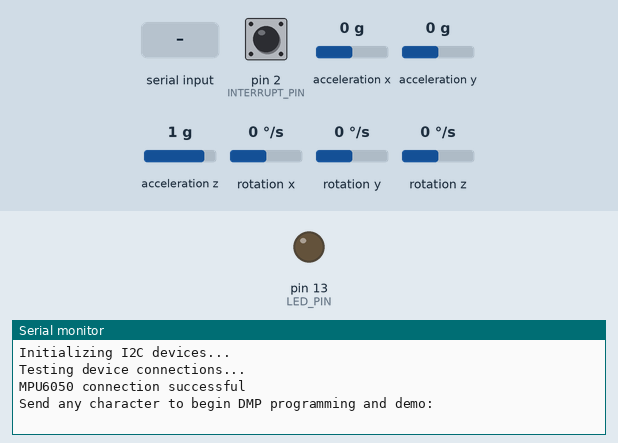
Recording of a sketch running on a simulated Arduino Uno, built with avr-gcc and run on an emulated ATmega328P. Shown: output pins drawn as LEDs (lit = HIGH), the last lines printed to the serial monitor. Inputs (shaded band) come from the test bench; at power-on: acceleration y 0 g, acceleration x 0 g, pin 2 (INTERRUPT_PIN) LOW, acceleration z 1 g, rotation x 0 °/s, rotation y 0 °/s, rotation z 0 °/s. The sensor or clock chip raises its interrupt line as the real part does.

Above: at 0.9 s.
1.0 s: "1\n" received over Serial
At 2.1 s:
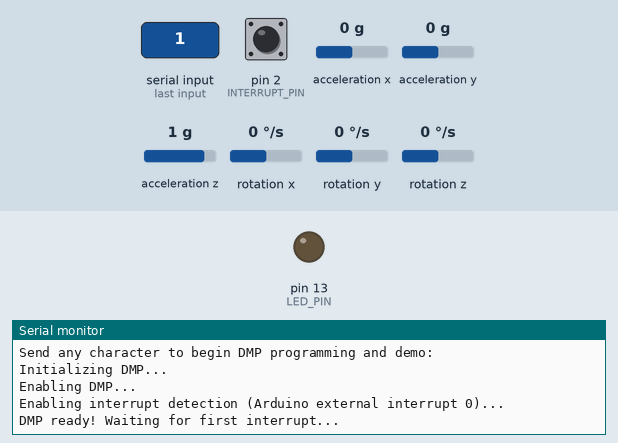
3.0 s: acceleration y set to -1.4 g
At 3.7 s:
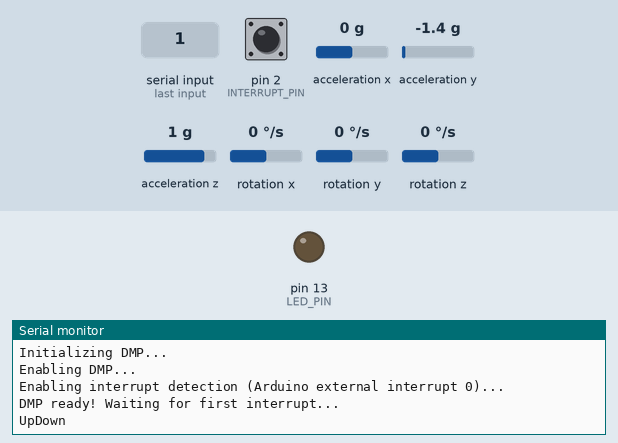
4.7 s: acceleration x set to -1.4 g
At 5.5 s:
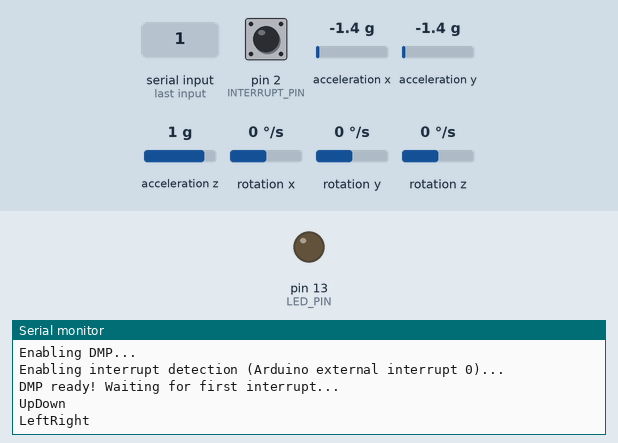
6.4 s: acceleration y set to 0 g
At 7.4 s:
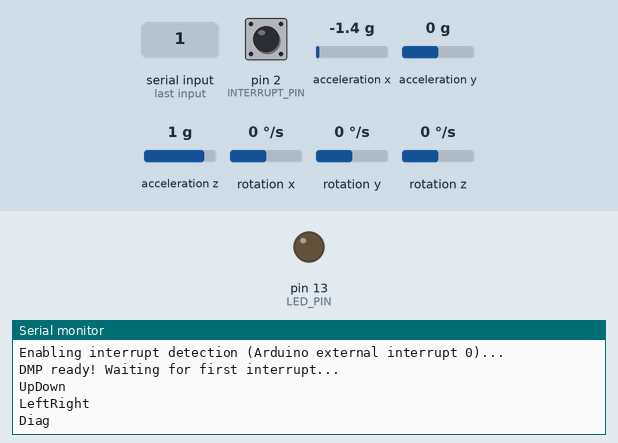

Measured:
- after the input at 1.0 s, the serial monitor: prints a new line at once (image 1)
- after the input at 3.0 s, the serial monitor: prints a new line after 0.28 s (image 2)
- after the input at 4.7 s, the serial monitor: prints a new line after 0.23 s (image 3)
- after the input at 6.4 s, the serial monitor: prints a new line after 0.28 s (image 4)

The sketch:

sketch_1.ino
```cpp
#include "I2Cdev.h"
#include "MPU6050_6Axis_MotionApps20.h"
    #include "Wire.h"

// class default I2C address is 0x68
// specific I2C addresses may be passed as a parameter here
// AD0 low = 0x68 (default for SparkFun breakout and InvenSense evaluation board)
// AD0 high = 0x69
MPU6050 mpu;
//MPU6050 mpu(0x69); // <-- use for AD0 high


// uncomment "OUTPUT_READABLE_QUATERNION" if you want to see the actual
// quaternion components in a [w, x, y, z] format (not best for parsing
// on a remote host such as Processing or something though)
//#define OUTPUT_READABLE_QUATERNION

// uncomment "OUTPUT_READABLE_EULER" if you want to see Euler angles
// (in degrees) calculated from the quaternions coming from the FIFO.
// Note that Euler angles suffer from gimbal lock (for more info, see
// http://en.wikipedia.org/wiki/Gimbal_lock)
//#define OUTPUT_READABLE_EULER

// uncomment "OUTPUT_READABLE_YAWPITCHROLL" if you want to see the yaw/
// pitch/roll angles (in degrees) calculated from the quaternions coming
// from the FIFO. Note this also requires gravity vector calculations.
// Also note that yaw/pitch/roll angles suffer from gimbal lock (for
// more info, see: http://en.wikipedia.org/wiki/Gimbal_lock)
#define OUTPUT_READABLE_YAWPITCHROLL

// uncomment "OUTPUT_READABLE_REALACCEL" if you want to see acceleration
// components with gravity removed. This acceleration reference frame is
// not compensated for orientation, so +X is always +X according to the
// sensor, just without the effects of gravity. If you want acceleration
// compensated for orientation, us OUTPUT_READABLE_WORLDACCEL instead.
//#define OUTPUT_READABLE_REALACCEL

// uncomment "OUTPUT_READABLE_WORLDACCEL" if you want to see acceleration
// components with gravity removed and adjusted for the world frame of
// reference (yaw is relative to initial orientation, since no magnetometer
// is present in this case). Could be quite handy in some cases.
//#define OUTPUT_READABLE_WORLDACCEL

// uncomment "OUTPUT_TEAPOT" if you want output that matches the
// format used for the InvenSense teapot demo
//#define OUTPUT_TEAPOT


#define INTERRUPT_PIN 2  // use pin 2 on Arduino Uno & most boards
#define LED_PIN 13 // (Arduino is 13, Teensy is 11, Teensy++ is 6)
bool blinkState = false;

// MPU control/status vars
bool dmpReady = false;  // set true if DMP init was successful
uint8_t mpuIntStatus;   // holds actual interrupt status byte from MPU
uint8_t devStatus;      // return status after each device operation (0 = success, !0 = error)
uint16_t packetSize;    // expected DMP packet size (default is 42 bytes)
uint16_t fifoCount;     // count of all bytes currently in FIFO
uint8_t fifoBuffer[64]; // FIFO storage buffer

// orientation/motion vars
Quaternion q;           // [w, x, y, z]         quaternion container
VectorInt16 aa;         // [x, y, z]            accel sensor measurements
VectorInt16 aaReal;     // [x, y, z]            gravity-free accel sensor measurements
VectorInt16 aaWorld;    // [x, y, z]            world-frame accel sensor measurements
VectorFloat gravity;    // [x, y, z]            gravity vector
float euler[3];         // [psi, theta, phi]    Euler angle container
float ypr[3];           // [yaw, pitch, roll]   yaw/pitch/roll container and gravity vector

// packet structure for InvenSense teapot demo
uint8_t teapotPacket[14] = { '$', 0x02, 0,0, 0,0, 0,0, 0,0, 0x00, 0x00, '\r', '\n' };


float acelX = 0.0, acelY = 0.0 , acelZ = 0.0;
float acelAverX = 0.0, acelAverY = 0.0 , acelAverZ = 0.0;
float aceloffsetX = 0.0, aceloffsetY = 0.0 , aceloffsetZ = 0.0;
float speedX = 0.0, speedY = 0.0 , speedZ = 0.0;
bool first = true;
float curTime = 0.0, prevTime = 0.0;

float quatAverX = 0.0, quatAverY = 0.0 , quatAverZ = 0.0;

// ================================================================
// ===               INTERRUPT DETECTION ROUTINE                ===
// ================================================================

volatile bool mpuInterrupt = false;     // indicates whether MPU interrupt pin has gone high
void dmpDataReady() {
    mpuInterrupt = true;
}


// ================================================================
// ===                      INITIAL SETUP                       ===
// ================================================================

void setup() {
    // join I2C bus (I2Cdev library doesn't do this automatically)
    Wire.begin();
    Wire.setClock(400000); // 400kHz I2C clock. Comment this line if having compilation difficulties


    // initialize serial communication
    // (115200 chosen because it is required for Teapot Demo output, but it's
    // really up to you depending on your project)
    Serial.begin(115200);
    while (!Serial); // wait for Leonardo enumeration, others continue immediately

    // NOTE: 8MHz or slower host processors, like the Teensy @ 3.3V or Arduino
    // Pro Mini running at 3.3V, cannot handle this baud rate reliably due to
    // the baud timing being too misaligned with processor ticks. You must use
    // 38400 or slower in these cases, or use some kind of external separate
    // crystal solution for the UART timer.

    // initialize device
    Serial.println(F("Initializing I2C devices..."));
    mpu.initialize();
    pinMode(INTERRUPT_PIN, INPUT);

    // verify connection
    Serial.println(F("Testing device connections..."));
    Serial.println(mpu.testConnection() ? F("MPU6050 connection successful") : F("MPU6050 connection failed"));

    // wait for ready
    Serial.println(F("\nSend any character to begin DMP programming and demo: "));
    while (Serial.available() && Serial.read()); // empty buffer
    while (!Serial.available());                 // wait for data
    while (Serial.available() && Serial.read()); // empty buffer again

    // load and configure the DMP
    Serial.println(F("Initializing DMP..."));
    devStatus = mpu.dmpInitialize();

    mpu.setXGyroOffset(21);
    mpu.setYGyroOffset(36);
    mpu.setZGyroOffset(10);

    mpu.setXAccelOffset(-1992);
    mpu.setYAccelOffset(-1433);
    mpu.setZAccelOffset(1869);

    // make sure it worked (returns 0 if so)
    if (devStatus == 0) {
        // Calibration Time: generate offsets and calibrate our MPU6050
        mpu.CalibrateAccel(20);
        mpu.CalibrateGyro(20);
        mpu.PrintActiveOffsets();
        // turn on the DMP, now that it's ready
        Serial.println(F("Enabling DMP..."));
        mpu.setDMPEnabled(true);

        // enable Arduino interrupt detection
        Serial.print(F("Enabling interrupt detection (Arduino external interrupt "));
        Serial.print(digitalPinToInterrupt(INTERRUPT_PIN));
        Serial.println(F(")..."));
        attachInterrupt(digitalPinToInterrupt(INTERRUPT_PIN), dmpDataReady, RISING);
        mpuIntStatus = mpu.getIntStatus();

        // set our DMP Ready flag so the main loop() function knows it's okay to use it
        Serial.println(F("DMP ready! Waiting for first interrupt..."));
        dmpReady = true;

        // get expected DMP packet size for later comparison
        packetSize = mpu.dmpGetFIFOPacketSize();
    } else {
        // ERROR!
        // 1 = initial memory load failed
        // 2 = DMP configuration updates failed
        // (if it's going to break, usually the code will be 1)
        Serial.print(F("DMP Initialization failed (code "));
        Serial.print(devStatus);
        Serial.println(F(")"));
    }

    // configure LED for output
    pinMode(LED_PIN, OUTPUT);
    prevTime = millis();
}


// ================================================================
// ===                    MAIN PROGRAM LOOP                     ===
// ================================================================

void loop() {
    // if programming failed, don't try to do anything
    if (!dmpReady) return;

    // wait for MPU interrupt or extra packet(s) available
    while (!mpuInterrupt && fifoCount < packetSize) {
        if (mpuInterrupt && fifoCount < packetSize) {
          // try to get out of the infinite loop
          fifoCount = mpu.getFIFOCount();
        }
        // other program behavior stuff here
        // .
        // .
        // .
        // if you are really paranoid you can frequently test in between other
        // stuff to see if mpuInterrupt is true, and if so, "break;" from the
        // while() loop to immediately process the MPU data
        // .
        // .
        // .
    }

    // reset interrupt flag and get INT_STATUS byte
    mpuInterrupt = false;
    mpuIntStatus = mpu.getIntStatus();

    // get current FIFO count
    fifoCount = mpu.getFIFOCount();
  if(fifoCount < packetSize){
          //Lets go back and wait for another interrupt. We shouldn't be here, we got an interrupt from another event
      // This is blocking so don't do it   while (fifoCount < packetSize) fifoCount = mpu.getFIFOCount();
  }
    // check for overflow (this should never happen unless our code is too inefficient)
    else if ((mpuIntStatus & _BV(MPU6050_INTERRUPT_FIFO_OFLOW_BIT)) || fifoCount >= 1024) {
        // reset so we can continue cleanly
        mpu.resetFIFO();
      //  fifoCount = mpu.getFIFOCount();  // will be zero after reset no need to ask
        Serial.println(F("FIFO overflow!"));

    // otherwise, check for DMP data ready interrupt (this should happen frequently)
    } else if (mpuIntStatus & _BV(MPU6050_INTERRUPT_DMP_INT_BIT)) {

        // read a packet from FIFO
  while(fifoCount >= packetSize){ // Lets catch up to NOW, someone is using the dreaded delay()!
    mpu.getFIFOBytes(fifoBuffer, packetSize);
    // track FIFO count here in case there is > 1 packet available
    // (this lets us immediately read more without waiting for an interrupt)
    fifoCount -= packetSize;
  }
        #ifdef OUTPUT_READABLE_QUATERNION
            // display quaternion values in easy matrix form: w x y z
            mpu.dmpGetQuaternion(&q, fifoBuffer);
            Serial.print("quat\t");
            Serial.print(q.w);
            Serial.print("\t");
            Serial.print(q.x);
            Serial.print("\t");
            Serial.print(q.y);
            Serial.print("\t");
            Serial.println(q.z);
        #endif

        #ifdef OUTPUT_READABLE_EULER
            // display Euler angles in degrees
            mpu.dmpGetQuaternion(&q, fifoBuffer);
            mpu.dmpGetEuler(euler, &q);
            Serial.print("euler\t");
            Serial.print(euler[0] * 180/M_PI);
            Serial.print("\t");
            Serial.print(euler[1] * 180/M_PI);
            Serial.print("\t");
            Serial.println(euler[2] * 180/M_PI);
        #endif

        #ifdef OUTPUT_READABLE_YAWPITCHROLL
            // display Euler angles in degrees
            mpu.dmpGetQuaternion(&q, fifoBuffer);
            mpu.dmpGetGravity(&gravity, &q);
            mpu.dmpGetYawPitchRoll(ypr, &q, &gravity);

            if (first)
            {
              quatAverX = ypr[0] * 180/M_PI;
              quatAverY = ypr[1] * 180/M_PI;
              quatAverZ = ypr[2] * 180/M_PI;
              first = false;
            }

             quatAverX = sampling( quatAverX, ypr[0] * 180/M_PI, 10 );
             quatAverY = sampling( quatAverY, ypr[1] * 180/M_PI, 10 );
             quatAverZ = sampling( quatAverZ, ypr[2] * 180/M_PI, 10 );

             magic(quatAverX, quatAverY,quatAverZ);
            /*Serial.print("ypr\t");
            Serial.print(quatAverX);
            Serial.print("\t");
            Serial.print(quatAverY);
            Serial.print("\t");
            Serial.println(quatAverZ);*/

        #endif

        #ifdef OUTPUT_READABLE_REALACCEL
            // display real acceleration, adjusted to remove gravity
            readRealAccel();
            Serial.print("areal\t");
            Serial.print(aaReal.x);
            Serial.print("\t");
            Serial.print(aaReal.y);
            Serial.print("\t");
            Serial.println(aaReal.z);
        #endif

        #ifdef OUTPUT_READABLE_WORLDACCEL
            // display initial world-frame acceleration, adjusted to remove gravity
            // and rotated based on known orientation from quaternion

            readWorldAccel();
            curTime = millis();

            if (first)
            {
              acelAverX = aaWorld.x;
              first = false;
            }
            acelAverX = sampling( acelAverX, aaWorld.x, 20 );
            speedX += acelAverX * (curTime - prevTime) / 1000;
            Serial.print("aworld\t");
            Serial.print(aaWorld.x);
            Serial.print("\t");
            Serial.print(acelAverX);
            Serial.print("\t");
            Serial.println(speedX);
        #endif

            prevTime = curTime;
    }

}

void readRealAccel()
{
    mpu.dmpGetQuaternion(&q, fifoBuffer);
    mpu.dmpGetAccel(&aa, fifoBuffer);
    mpu.dmpGetGravity(&gravity, &q);
    mpu.dmpGetLinearAccel(&aaReal, &aa, &gravity);
}

void readWorldAccel()
{
    readRealAccel();
    mpu.dmpGetLinearAccelInWorld(&aaWorld, &aaReal, &q);
}

float sampling(float average, float cur, int samples){
  average +=  (cur - average) / samples;
  return average;
}

float oscil = 1.0;
float movement_step = 10;
int stable_count = 10, x_stable = 0,z_stable = 0;
bool x_mov = false, z_mov = false ;
float xprev, yprev, zprev;
float xstart, ystart, zstart;
bool x_gest = false, z_gest = false;
bool x_gest_end = false, z_gest_end = false;
float magic_first;

void magic(float x, float y, float z)
{
  if ( magic_first )
  {
    xprev = x;
    zprev = z;
    magic_first = false;
  }
  else
  {
    if( (x - xprev) > oscil || (xprev - x ) > oscil)
    {
       if ( !x_mov )
       {x_mov = true;
        xstart = x;
       }
       x_stable = 0;
    }else
    {
      if ( x_mov )
      {
        if ( x_stable >= stable_count )
        {
          x_mov = false;
          if ( (x - xstart) > movement_step  || ( xstart - x ) > movement_step)
          {
            x_gest_end = true;
          }
          x_gest = true;
        }
        else
        {
          x_stable+=1;
        }
      }
    }

    if( (z - zprev) > oscil || (zprev - z ) > oscil)
    {
       if ( !z_mov )
       {z_mov = true;
        zstart = z;
       }
       z_stable = 0;
    }else
    {
      if ( z_mov )
      {
        if ( z_stable >= stable_count )
        {
          z_mov = false;
          if ( (z - zstart) > movement_step  || ( zstart - z ) > movement_step)
          {
            z_gest_end = true;
          }
           z_gest = true;
        }
        else
        {
          z_stable+=1;
        }
      }
    }


     if( !z_mov && !x_mov )
     {

        if ( z_gest_end && x_gest_end )
        {Serial.println("Diag");
        }else if ( z_gest_end  ) {
          Serial.println("UpDown");
        }else if ( x_gest_end ){
          Serial.println("LeftRight");
        }
        x_gest_end = false;
        z_gest_end = false;
     }


    xprev = x;
    zprev = z;
  }
}
```
